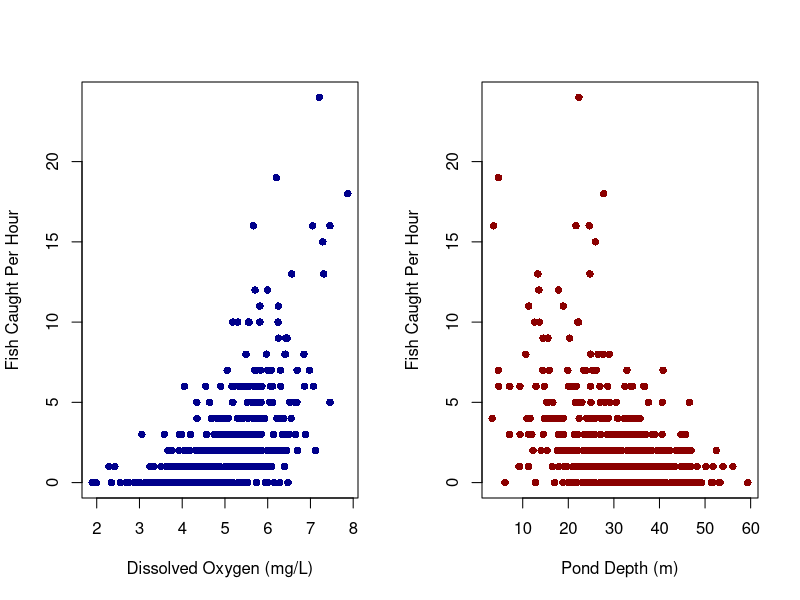

Source code (R): (Note: this script raises an error after producing the figure.)
## ---- chunk 1
# Function to standardize data
standardize <- function(x){
  return((x - mean(x)) / sd(x))
}


N <- 500 # Number of ponds fished at
x.oxy <- rnorm(N, 5, 1) # Dissolved oxygen in mg per Liter
x.depth <- abs(rnorm(N, 30, 10)) # Pond depth

b.oxy <- 0.8
b.depth <- -0.6
b.int <- 0.4
lambda <- exp(b.oxy*standardize(x.oxy) + b.depth*standardize(x.depth) + b.int)
y <- rpois(length(lambda), lambda = lambda)

par(mfrow=c(1,2))
plot(x.oxy, y, pch=16, col='darkblue', ylab='Fish Caught Per Hour', xlab='Dissolved Oxygen (mg/L)')
plot(x.depth, y, pch=16, col='darkred', ylab='Fish Caught Per Hour', xlab='Pond Depth (m)')
## ---- chunk 2
fit <- glm(y ~ standardize(x.oxy) + standardize(x.depth), family=poisson())
summary(fit)
## ---- chunk 3
log.poi.liklihood <- function(params){
  lam_cands <- exp(params[['b.oxy.cand']]*standardize(x.oxy) + 
                     params[['b.depth.cand']]*standardize(x.depth) +
                     params[['b.int.cand']])
  return(sum(dpois(y, lam_cands, log=T)))
}

log.prior <- function(params){
  return(
    dnorm(params[['b.oxy.cand']], 0.5, 1, log=T) +
    dnorm(params[['b.depth.cand']], -0.5, 1, log=T) +
    dnorm(params[['b.int.cand']], 0, 10, log=T)
  )
}

log.posterior.prob <- function(params){
  return(log.prior(params) + log.poi.liklihood(params))
}

mcmc_chain <- function(N_sim, explore_param){
  curr_params <-  list(
    b.oxy.cand = rnorm(1, 0, 4),
    b.depth.cand = rnorm(1, 0, 4),
    b.int.cand = rnorm(1, 0, 4)
  )
  chain <- matrix(NA, nrow=N_sim, ncol=3)
  for (i in 1:N_sim){
    if (i %% 1e3 == 0){
        cat('\014')
    cat(sprintf('%s%% Done', round(i*100/N_sim)))
    }
    cand_params <- list(
      b.oxy.cand = rnorm(1, curr_params[['b.oxy.cand']], explore_param),
      b.depth.cand = rnorm(1, curr_params[['b.depth.cand']], explore_param),
      b.int.cand = rnorm(1, curr_params[['b.int.cand']], explore_param)
    )
    a <- min(1, exp(log.posterior.prob(cand_params) - 
                      log.posterior.prob(curr_params)))
    u <- runif(1)
    if (u <= a){
      chain[i,] <- unlist(cand_params)
      curr_params <- cand_params
    }
    else{
      chain[i,] <- unlist(curr_params)
    }
  }
  return(chain)
}

## ---- chunk 4
N_sim <- 1e4
N_chains <- 4

posterior_samples <- array(NA, c(N_sim, 3, N_chains))

chain <- mcmc_chain(N_sim, explore_param = 0.01)

simulation <- list()
for (i in 1:N_chains){
  simulation[[paste0('chain_',i)]] <- mcmc_chain(N_sim, explore_param = 0.01)
}

names(simulation)
## ---- chunk 5
burn <- 2e4
par(mfrow=c(1,2))
posterior.oxy <- density(chain[-seq(1,burn), 1])
plot(posterior.oxy, lwd = 4, xlab='', ylab='', main='Posterior for Dissolved Oxygen Paramter')
polygon(posterior.oxy, col=adjustcolor('darkgreen', 0.5))
abline(v=0.8, col='red', lwd=4)


posterior.depth <- density(chain[-seq(1,burn), 2])
plot(posterior.depth, lwd = 4, xlab='', ylab='', main='Posterior for Depth Paramter')
polygon(posterior.depth, col=adjustcolor('darkblue', 0.5))
abline(v=-0.6, col='red', lwd=4)


# posterior.int <- density(chain[-seq(1,burn), 3])
# plot(posterior.int, lwd = 4, xlab='', ylab='', main='Posterior for Beta_0')
# polygon(posterior.int, col=adjustcolor('darkred', 0.5))
# abline(v=0.4, col='red', lwd=4)
## ---- chunk 6
par(mfrow=c(1,1))
posterior.int <- density(chain[-seq(1,burn), 3])
plot(posterior.int, lwd = 4, xlab='', ylab='', main='Posterior for Beta_0')
polygon(posterior.int, col=adjustcolor('darkred', 0.5))
abline(v=0.4, col='red', lwd=4)
## ---- chunk 7
plot(chain[-seq(1,3000),3], type='l')
